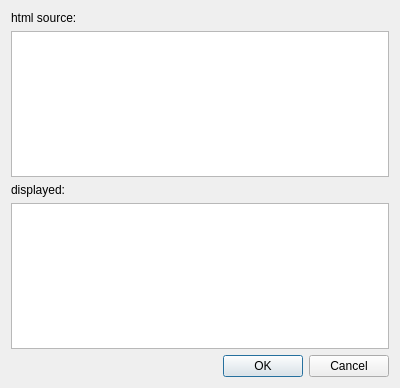
<?xml version="1.0" encoding="UTF-8"?>
<ui version="4.0">
 <class>DialogHtmlEdit</class>
 <widget class="QDialog" name="DialogHtmlEdit">
  <property name="geometry">
   <rect>
    <x>0</x>
    <y>0</y>
    <width>400</width>
    <height>388</height>
   </rect>
  </property>
  <property name="windowTitle">
   <string>Edit HTML</string>
  </property>
  <layout class="QVBoxLayout" name="verticalLayout">
   <item>
    <widget class="QLabel" name="label">
     <property name="text">
      <string>html source:</string>
     </property>
    </widget>
   </item>
   <item>
    <widget class="QPlainTextEdit" name="htmlText"/>
   </item>
   <item>
    <widget class="QLabel" name="label_2">
     <property name="text">
      <string>displayed:</string>
     </property>
    </widget>
   </item>
   <item>
    <widget class="HtmlTextEdit" name="textEdit"/>
   </item>
   <item>
    <widget class="QDialogButtonBox" name="buttonBox">
     <property name="orientation">
      <enum>Qt::Orientation::Horizontal</enum>
     </property>
     <property name="standardButtons">
      <set>QDialogButtonBox::StandardButton::Cancel|QDialogButtonBox::StandardButton::Ok</set>
     </property>
    </widget>
   </item>
  </layout>
 </widget>
 <customwidgets>
  <customwidget>
   <class>HtmlTextEdit</class>
   <extends>QTextEdit</extends>
   <header>htmltextedit.h</header>
  </customwidget>
 </customwidgets>
 <resources/>
 <connections>
  <connection>
   <sender>buttonBox</sender>
   <signal>accepted()</signal>
   <receiver>DialogHtmlEdit</receiver>
   <slot>accept()</slot>
   <hints>
    <hint type="sourcelabel">
     <x>248</x>
     <y>254</y>
    </hint>
    <hint type="destinationlabel">
     <x>157</x>
     <y>274</y>
    </hint>
   </hints>
  </connection>
  <connection>
   <sender>buttonBox</sender>
   <signal>rejected()</signal>
   <receiver>DialogHtmlEdit</receiver>
   <slot>reject()</slot>
   <hints>
    <hint type="sourcelabel">
     <x>316</x>
     <y>260</y>
    </hint>
    <hint type="destinationlabel">
     <x>286</x>
     <y>274</y>
    </hint>
   </hints>
  </connection>
 </connections>
</ui>
